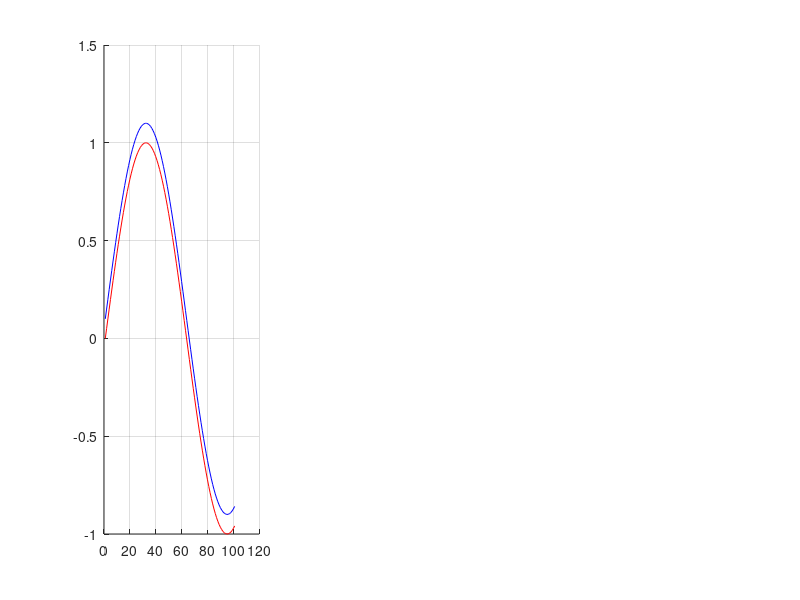

MATLAB code for this plot: (Note: this script raises an error after producing the figure.)
t = 0:0.01:1;
b = 5;

x = sin(b*t);
y = sin(b*t) + 0.1;

figure(1); clf;
subplot(1,3,1); hold on; grid on;
plot(x,'r'); 
plot(y,'b');

[dist,ix,iy] = dtw(x,y);
subplot(1,3,2); hold on; grid on;
plot(x,'r'); 
plot(y,'b');
plot(x(ix),'r--');
plot(y(iy),'b--');

[acor,lag] = xcorr(x,y);
[~,I] = max(abs(acor));
lagDiff = lag(I);

subplot(1,3,2); hold on; grid on;
if(lagDiff > 0)
    x_lag = x(1+lagDiff:end);
    y_lag = y(1:end-lagDiff);
else
    x_lag = x(1:end-lagDiff);
    y_lag = y(1+lagDiff:end);
end

plot(x_lag,'r'); 
plot(y_lag,'b');

